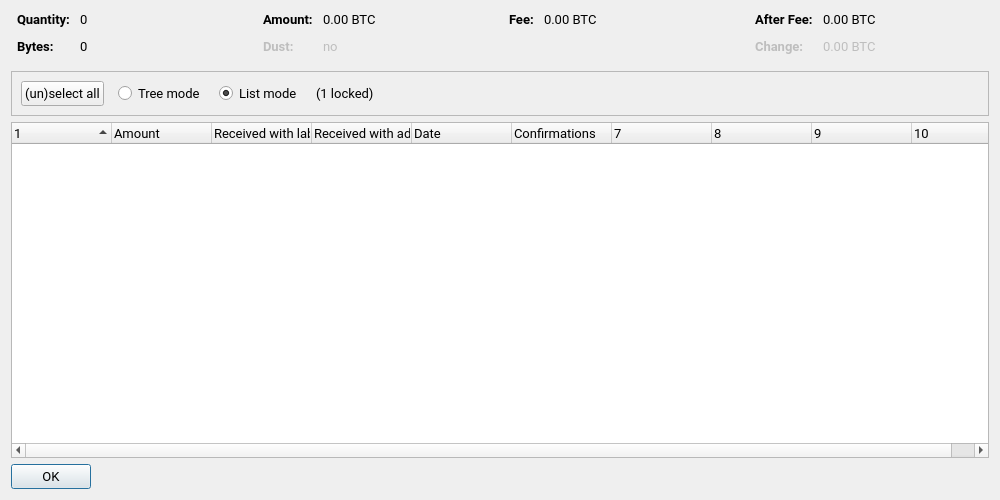
<?xml version="1.0" encoding="UTF-8"?>
<ui version="4.0">
 <class>CoinControlDialog</class>
 <widget class="QDialog" name="CoinControlDialog">
  <property name="geometry">
   <rect>
    <x>0</x>
    <y>0</y>
    <width>1000</width>
    <height>500</height>
   </rect>
  </property>
  <property name="font">
   <font>
    <family>Roboto</family>
    <pointsize>10</pointsize>
   </font>
  </property>
  <property name="windowTitle">
   <string>Coin Selection</string>
  </property>
  <layout class="QVBoxLayout" name="verticalLayout">
   <item>
    <layout class="QHBoxLayout" name="horizontalLayoutTop" stretch="0,0,0,0">
     <property name="topMargin">
      <number>0</number>
     </property>
     <property name="bottomMargin">
      <number>10</number>
     </property>
     <item>
      <layout class="QFormLayout" name="formLayoutCoinControl1">
       <property name="horizontalSpacing">
        <number>10</number>
       </property>
       <property name="verticalSpacing">
        <number>10</number>
       </property>
       <property name="leftMargin">
        <number>6</number>
       </property>
       <property name="rightMargin">
        <number>6</number>
       </property>
       <item row="0" column="0">
        <widget class="QLabel" name="labelCoinControlQuantityText">
         <property name="font">
          <font>
           <family>Roboto</family>
           <pointsize>10</pointsize>
           <weight>75</weight>
           <bold>true</bold>
          </font>
         </property>
         <property name="text">
          <string>Quantity:</string>
         </property>
        </widget>
       </item>
       <item row="0" column="1">
        <widget class="QLabel" name="labelCoinControlQuantity">
         <property name="cursor">
          <cursorShape>IBeamCursor</cursorShape>
         </property>
         <property name="contextMenuPolicy">
          <enum>Qt::ActionsContextMenu</enum>
         </property>
         <property name="text">
          <string notr="true">0</string>
         </property>
         <property name="textInteractionFlags">
          <set>Qt::LinksAccessibleByMouse|Qt::TextSelectableByKeyboard|Qt::TextSelectableByMouse</set>
         </property>
        </widget>
       </item>
       <item row="1" column="0">
        <widget class="QLabel" name="labelCoinControlBytesText">
         <property name="font">
          <font>
           <family>Roboto</family>
           <pointsize>10</pointsize>
           <weight>75</weight>
           <bold>true</bold>
          </font>
         </property>
         <property name="text">
          <string>Bytes:</string>
         </property>
        </widget>
       </item>
       <item row="1" column="1">
        <widget class="QLabel" name="labelCoinControlBytes">
         <property name="cursor">
          <cursorShape>IBeamCursor</cursorShape>
         </property>
         <property name="contextMenuPolicy">
          <enum>Qt::ActionsContextMenu</enum>
         </property>
         <property name="text">
          <string notr="true">0</string>
         </property>
         <property name="textInteractionFlags">
          <set>Qt::LinksAccessibleByMouse|Qt::TextSelectableByKeyboard|Qt::TextSelectableByMouse</set>
         </property>
        </widget>
       </item>
      </layout>
     </item>
     <item>
      <layout class="QFormLayout" name="formLayoutCoinControl2">
       <property name="horizontalSpacing">
        <number>10</number>
       </property>
       <property name="verticalSpacing">
        <number>10</number>
       </property>
       <property name="leftMargin">
        <number>6</number>
       </property>
       <property name="rightMargin">
        <number>6</number>
       </property>
       <item row="0" column="0">
        <widget class="QLabel" name="labelCoinControlAmountText">
         <property name="font">
          <font>
           <family>Roboto</family>
           <pointsize>10</pointsize>
           <weight>75</weight>
           <bold>true</bold>
          </font>
         </property>
         <property name="text">
          <string>Amount:</string>
         </property>
        </widget>
       </item>
       <item row="0" column="1">
        <widget class="QLabel" name="labelCoinControlAmount">
         <property name="cursor">
          <cursorShape>IBeamCursor</cursorShape>
         </property>
         <property name="contextMenuPolicy">
          <enum>Qt::ActionsContextMenu</enum>
         </property>
         <property name="text">
          <string notr="true">0.00 BTC</string>
         </property>
         <property name="textInteractionFlags">
          <set>Qt::LinksAccessibleByMouse|Qt::TextSelectableByKeyboard|Qt::TextSelectableByMouse</set>
         </property>
        </widget>
       </item>
       <item row="1" column="0">
        <widget class="QLabel" name="labelCoinControlLowOutputText">
         <property name="enabled">
          <bool>false</bool>
         </property>
         <property name="font">
          <font>
           <family>Roboto</family>
           <pointsize>10</pointsize>
           <weight>75</weight>
           <bold>true</bold>
          </font>
         </property>
         <property name="text">
          <string>Dust:</string>
         </property>
        </widget>
       </item>
       <item row="1" column="1">
        <widget class="QLabel" name="labelCoinControlLowOutput">
         <property name="enabled">
          <bool>false</bool>
         </property>
         <property name="cursor">
          <cursorShape>IBeamCursor</cursorShape>
         </property>
         <property name="contextMenuPolicy">
          <enum>Qt::ActionsContextMenu</enum>
         </property>
         <property name="text">
          <string notr="true">no</string>
         </property>
         <property name="textInteractionFlags">
          <set>Qt::LinksAccessibleByMouse|Qt::TextSelectableByKeyboard|Qt::TextSelectableByMouse</set>
         </property>
        </widget>
       </item>
      </layout>
     </item>
     <item>
      <layout class="QFormLayout" name="formLayoutCoinControl3">
       <property name="horizontalSpacing">
        <number>10</number>
       </property>
       <property name="verticalSpacing">
        <number>10</number>
       </property>
       <property name="leftMargin">
        <number>6</number>
       </property>
       <property name="rightMargin">
        <number>6</number>
       </property>
       <item row="0" column="0">
        <widget class="QLabel" name="labelCoinControlFeeText">
         <property name="font">
          <font>
           <family>Roboto</family>
           <pointsize>10</pointsize>
           <weight>75</weight>
           <bold>true</bold>
          </font>
         </property>
         <property name="text">
          <string>Fee:</string>
         </property>
        </widget>
       </item>
       <item row="0" column="1">
        <widget class="QLabel" name="labelCoinControlFee">
         <property name="cursor">
          <cursorShape>IBeamCursor</cursorShape>
         </property>
         <property name="contextMenuPolicy">
          <enum>Qt::ActionsContextMenu</enum>
         </property>
         <property name="text">
          <string notr="true">0.00 BTC</string>
         </property>
         <property name="textInteractionFlags">
          <set>Qt::LinksAccessibleByMouse|Qt::TextSelectableByKeyboard|Qt::TextSelectableByMouse</set>
         </property>
        </widget>
       </item>
      </layout>
     </item>
     <item>
      <layout class="QFormLayout" name="formLayoutCoinControl4">
       <property name="horizontalSpacing">
        <number>10</number>
       </property>
       <property name="verticalSpacing">
        <number>10</number>
       </property>
       <property name="leftMargin">
        <number>6</number>
       </property>
       <property name="rightMargin">
        <number>6</number>
       </property>
       <item row="0" column="0">
        <widget class="QLabel" name="labelCoinControlAfterFeeText">
         <property name="font">
          <font>
           <family>Roboto</family>
           <pointsize>10</pointsize>
           <weight>75</weight>
           <bold>true</bold>
          </font>
         </property>
         <property name="text">
          <string>After Fee:</string>
         </property>
        </widget>
       </item>
       <item row="0" column="1">
        <widget class="QLabel" name="labelCoinControlAfterFee">
         <property name="cursor">
          <cursorShape>IBeamCursor</cursorShape>
         </property>
         <property name="contextMenuPolicy">
          <enum>Qt::ActionsContextMenu</enum>
         </property>
         <property name="text">
          <string notr="true">0.00 BTC</string>
         </property>
         <property name="textInteractionFlags">
          <set>Qt::LinksAccessibleByMouse|Qt::TextSelectableByKeyboard|Qt::TextSelectableByMouse</set>
         </property>
        </widget>
       </item>
       <item row="1" column="0">
        <widget class="QLabel" name="labelCoinControlChangeText">
         <property name="enabled">
          <bool>false</bool>
         </property>
         <property name="font">
          <font>
           <family>Roboto</family>
           <pointsize>10</pointsize>
           <weight>75</weight>
           <bold>true</bold>
          </font>
         </property>
         <property name="text">
          <string>Change:</string>
         </property>
        </widget>
       </item>
       <item row="1" column="1">
        <widget class="QLabel" name="labelCoinControlChange">
         <property name="enabled">
          <bool>false</bool>
         </property>
         <property name="cursor">
          <cursorShape>IBeamCursor</cursorShape>
         </property>
         <property name="contextMenuPolicy">
          <enum>Qt::ActionsContextMenu</enum>
         </property>
         <property name="text">
          <string notr="true">0.00 BTC</string>
         </property>
         <property name="textInteractionFlags">
          <set>Qt::LinksAccessibleByMouse|Qt::TextSelectableByKeyboard|Qt::TextSelectableByMouse</set>
         </property>
        </widget>
       </item>
      </layout>
     </item>
    </layout>
   </item>
   <item>
    <widget class="QFrame" name="frame">
     <property name="minimumSize">
      <size>
       <width>0</width>
       <height>40</height>
      </size>
     </property>
     <property name="frameShape">
      <enum>QFrame::StyledPanel</enum>
     </property>
     <property name="frameShadow">
      <enum>QFrame::Sunken</enum>
     </property>
     <layout class="QHBoxLayout" name="horizontalLayout">
      <item>
       <layout class="QHBoxLayout" name="horizontalLayoutPanel" stretch="0,0,0,0,0">
        <property name="spacing">
         <number>14</number>
        </property>
        <item>
         <widget class="QPushButton" name="pushButtonSelectAll">
          <property name="sizePolicy">
           <sizepolicy hsizetype="Maximum" vsizetype="Fixed">
            <horstretch>0</horstretch>
            <verstretch>0</verstretch>
           </sizepolicy>
          </property>
          <property name="text">
           <string>(un)select all</string>
          </property>
          <property name="autoDefault">
           <bool>false</bool>
          </property>
         </widget>
        </item>
        <item>
         <widget class="QRadioButton" name="radioTreeMode">
          <property name="sizePolicy">
           <sizepolicy hsizetype="Maximum" vsizetype="Fixed">
            <horstretch>0</horstretch>
            <verstretch>0</verstretch>
           </sizepolicy>
          </property>
          <property name="text">
           <string>Tree mode</string>
          </property>
         </widget>
        </item>
        <item>
         <widget class="QRadioButton" name="radioListMode">
          <property name="sizePolicy">
           <sizepolicy hsizetype="Maximum" vsizetype="Fixed">
            <horstretch>0</horstretch>
            <verstretch>0</verstretch>
           </sizepolicy>
          </property>
          <property name="text">
           <string>List mode</string>
          </property>
          <property name="checked">
           <bool>true</bool>
          </property>
         </widget>
        </item>
        <item>
         <widget class="QLabel" name="labelLocked">
          <property name="text">
           <string notr="true">(1 locked)</string>
          </property>
         </widget>
        </item>
        <item>
         <spacer name="horizontalSpacer">
          <property name="orientation">
           <enum>Qt::Horizontal</enum>
          </property>
          <property name="sizeHint" stdset="0">
           <size>
            <width>40</width>
            <height>20</height>
           </size>
          </property>
         </spacer>
        </item>
       </layout>
      </item>
     </layout>
    </widget>
   </item>
   <item>
    <widget class="CoinControlTreeWidget" name="treeWidget">
     <property name="contextMenuPolicy">
      <enum>Qt::CustomContextMenu</enum>
     </property>
     <property name="sortingEnabled">
      <bool>false</bool>
     </property>
     <property name="columnCount">
      <number>10</number>
     </property>
     <attribute name="headerShowSortIndicator" stdset="0">
      <bool>true</bool>
     </attribute>
     <attribute name="headerStretchLastSection">
      <bool>false</bool>
     </attribute>
     <column>
      <property name="text">
       <string/>
      </property>
     </column>
     <column>
      <property name="text">
       <string>Amount</string>
      </property>
     </column>
     <column>
      <property name="text">
       <string>Received with label</string>
      </property>
     </column>
     <column>
      <property name="text">
       <string>Received with address</string>
      </property>
     </column>
     <column>
      <property name="text">
       <string>Date</string>
      </property>
     </column>
     <column>
      <property name="text">
       <string>Confirmations</string>
      </property>
      <property name="toolTip">
       <string>Confirmed</string>
      </property>
     </column>
     <column>
      <property name="text">
       <string/>
      </property>
     </column>
     <column>
      <property name="text">
       <string/>
      </property>
     </column>
     <column>
      <property name="text">
       <string/>
      </property>
     </column>
     <column>
      <property name="text">
       <string/>
      </property>
     </column>
    </widget>
   </item>
   <item>
    <widget class="QDialogButtonBox" name="buttonBox">
     <property name="sizePolicy">
      <sizepolicy hsizetype="Maximum" vsizetype="Fixed">
       <horstretch>0</horstretch>
       <verstretch>0</verstretch>
      </sizepolicy>
     </property>
     <property name="orientation">
      <enum>Qt::Horizontal</enum>
     </property>
     <property name="standardButtons">
      <set>QDialogButtonBox::Ok</set>
     </property>
    </widget>
   </item>
  </layout>
 </widget>
 <customwidgets>
  <customwidget>
   <class>CoinControlTreeWidget</class>
   <extends>QTreeWidget</extends>
   <header>coincontroltreewidget.h</header>
  </customwidget>
 </customwidgets>
 <resources/>
 <connections/>
</ui>
